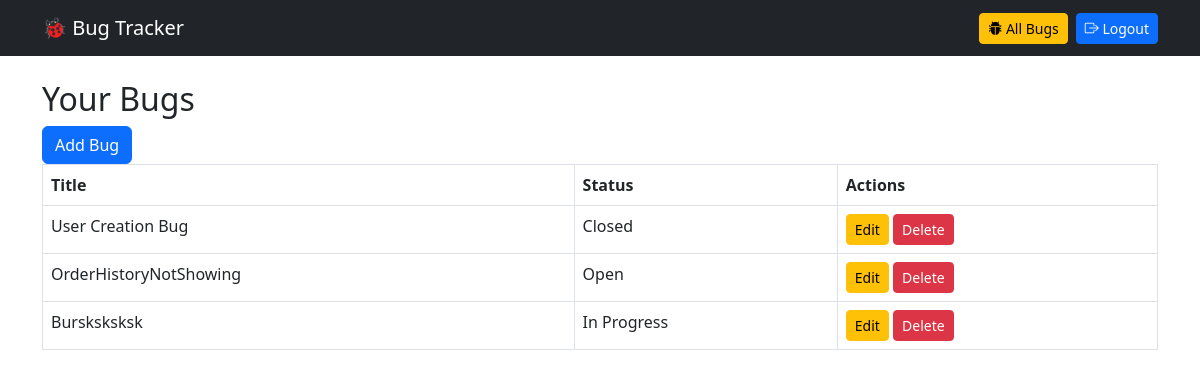
The app's page /bugs/ (signed in), older data.
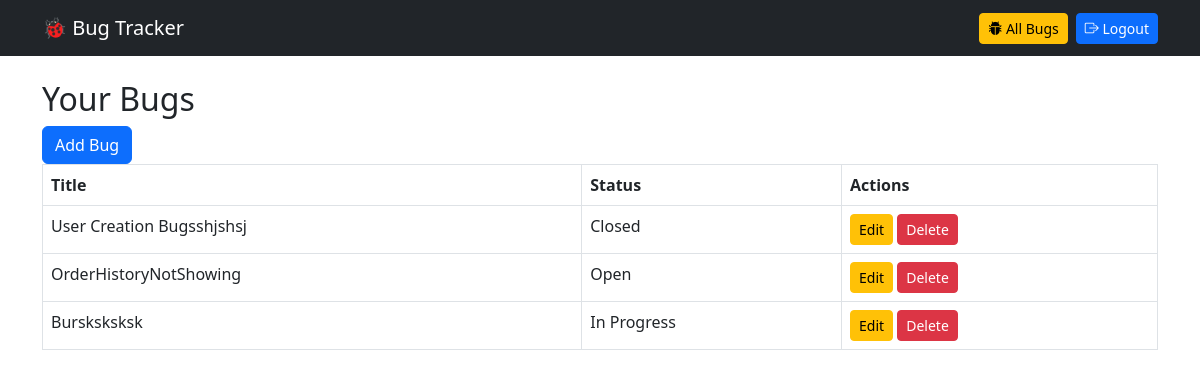
The same page, newer data.
### bugs/models.py (models this page shows, shortened)
class Bug(models.Model):
    STATUS_CHOICES =[('Open','Open'),('In Progress','In progress'),('Closed','Closed'),]
    PRIORITY_CHOICES =[('Low','Low'),('Medium','Medium'),('High','High'),('Critical','Critical'),]
    title = models.CharField(max_length = 200)
    description = models.TextField()
    status = models.CharField(max_length = 20, choices = STATUS_CHOICES, default='Open')
    created_by = models.ForeignKey(User,on_delete = models.CASCADE)
    created_at = models.DateTimeField(auto_now_add = True)
    image = models.ImageField(upload_to ='bug_images/',blank =True, null =True)
    priority= models.CharField(max_length =20,choices =PRIORITY_CHOICES, default='Medium')
    progress= models.PositiveIntegerField(default = 0)
    time_spent = models.PositiveIntegerField(default =0)
    assigned_to = models.ForeignKey(
        User,on_delete = models.SET_NULL , null= True, blank = True,
        related_name ='assigned_bugs'
    )
    updated_at = models.DateTimeField(auto_now = True)
    due_date = models.DateTimeField(null =True, blank = True)
    notes  = models.TextField(blank = True)

### bugs/views.py (the view)
# urls.py: path('',UserBugListView.as_view(), name = 'bug-list'),
class UserBugListView(ListView):
    model = Bug
    template_name = 'bugs/user_bug_list.html'
    context_object_name = 'bugs'
    def get_queryset(self):
        user = self.request.user
        if user.is_superuser:
            return Bug.objects.all()
        return Bug.objects.filter(created_by=user)

### templates/bugs/user_bug_list.html
{% extends 'base.html' %}
{% block content %}
<h2>Your Bugs</h2>
<a href="{% url 'bug-add' %}" class="btn btn-primary mb -3">Add Bug</a>
<table class="table table-bordered">
    <tr>
        <th>Title</th>
        <th>Status</th>
        <th>Actions</th>
    </tr>
    {% for bug in bugs %}
     <tr>
        <td>{{ bug.title }}</td>
        <td>{{ bug.status }}</td>
        <td>
            <a href="{% url 'bug-edit' bug.pk %}" class ="btn btn-warning btn-sm">Edit</a>
            <a href="{% url 'bug-delete' bug.pk %}" class ="btn btn-danger btn-sm">Delete</a>
        </td>
      </tr>
    {% endfor %}
</table>
{% endblock %}

Row changes from the older to the newer data that the page shows:
changed Bug "Closed": title "User Creation Bug" → "User Creation Bugsshjshsj"
